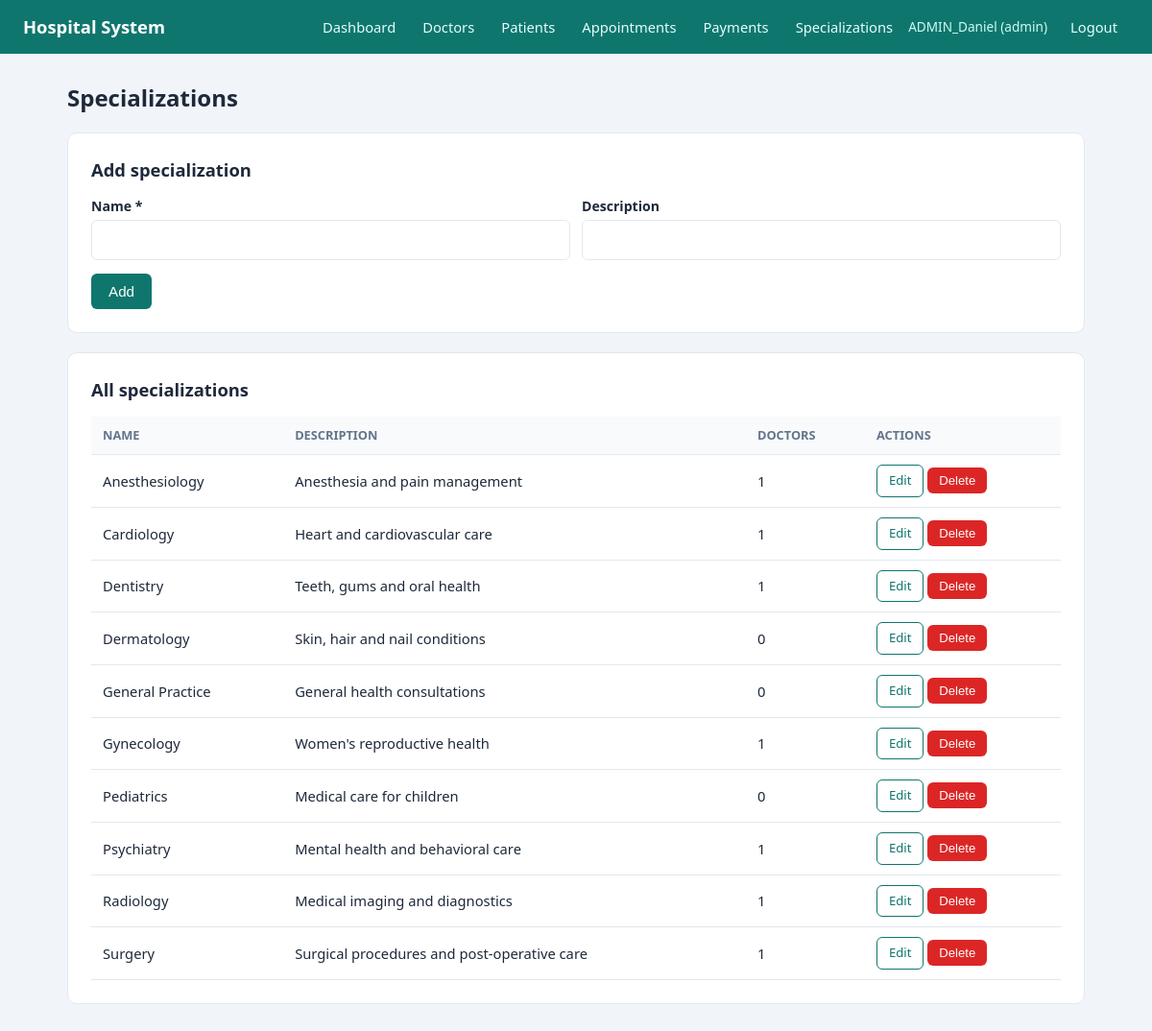
The app's page /admin/specializations.php (signed in) with its own data.
### tables this page shows
CREATE TABLE `specializations` (
  `specialization_id` int(11) NOT NULL,
  `name` varchar(100) NOT NULL,
  `description` text DEFAULT NULL
);

### includes/auth.php (called while the page is built, shortened)
<?php
function e($value): string
{
    return htmlspecialchars((string) $value, ENT_QUOTES, 'UTF-8');
}

### classes/Database.php (called while the page is built, shortened)
<?php
class Database
{
    private static ?Database $instance = null;
    private PDO $conn;
    private function __construct()
    {
        $dsn = "mysql:host=" . DB_HOST . ";dbname=" . DB_NAME . ";charset=utf8mb4";
        $options = [
            PDO::ATTR_ERRMODE            => PDO::ERRMODE_EXCEPTION,
            PDO::ATTR_DEFAULT_FETCH_MODE => PDO::FETCH_ASSOC,
            PDO::ATTR_EMULATE_PREPARES   => false,
        ];
        try {
            $this->conn = new PDO($dsn, DB_USER, DB_PASS, $options);
        } catch (PDOException $e) {
            die("Database connection failed: " . $e->getMessage());
        }
    }
    public static function getInstance(): Database
    {
        if (self::$instance === null) {
            self::$instance = new Database();
        }
        return self::$instance;
    }
    public function query(string $sql, array $params = []): PDOStatement
    {
        $stmt = $this->conn->prepare($sql);
        $stmt->execute($params);
        return $stmt;
    }
    public function fetchAll(string $sql, array $params = []): array
    {
        return $this->query($sql, $params)->fetchAll();
    }
}

### admin/specializations.php (the view, shortened to what this page needs)
<?php
require_once __DIR__ . '/../includes/auth.php';
$db     = Database::getInstance();
$form   = ['name' => '', 'description' => ''];
$editId = (int) ($_GET['edit'] ?? 0);
$list = $db->fetchAll(
    "SELECT s.*, (SELECT COUNT(*) FROM doctors d WHERE d.specialization_id = s.specialization_id) AS doctor_count
     FROM specializations s ORDER BY s.name"
);
$isEdit = $editId > 0;
require __DIR__ . '/../includes/header.php';
?>
<h1 class="page-title">Specializations</h1>
<div class="card">
    <h2><?= $isEdit ? 'Edit specialization' : 'Add specialization' ?></h2>
    <form method="post" action="specializations.php">
        <div class="row">
            <div class="form-group">
                <label>Name *</label>
                <input type="text" name="name" value="<?= e($form['name']) ?>" required>
            </div>
            <div class="form-group">
                <label>Description</label>
                <input type="text" name="description" value="<?= e($form['description'] ?? '') ?>">
            </div>
        </div>
        <button type="submit" class="btn"><?= $isEdit ? 'Save changes' : 'Add' ?></button>
    </form>
</div>
<div class="card">
    <h2>All specializations</h2>
    <div class="table-wrap">
    <table>
        <thead><tr><th>Name</th><th>Description</th><th>Doctors</th><th>Actions</th></tr></thead>
        <tbody>
        <?php foreach ($list as $s): ?>
            <tr>
                <td><?= e($s['name']) ?></td>
                <td><?= e($s['description']) ?></td>
                <td><?= (int) $s['doctor_count'] ?></td>
                <td>
                    <a class="btn btn-sm btn-outline" href="specializations.php?edit=<?= (int) $s['specialization_id'] ?>">Edit</a>
                    <form method="post" action="specializations.php" style="display:inline"
                          onsubmit="return confirm('Delete this specialization?')">
                        <button class="btn btn-sm btn-danger">Delete</button>
                    </form>
                </td>
            </tr>
        <?php endforeach; ?>
        </tbody>
    </table>
    </div>
</div>
<?php require __DIR__ . '/../includes/footer.php'; ?>

### assets/css/style.css (style rules this page uses)
:root { --primary: #0f766e; --primary-dark: #115e59; --bg: #f1f5f9; --card: #ffffff; --text: #1e293b; --muted: #64748b; --border: #e2e8f0; --danger: #dc2626; --success: #16a34a; --warning: #d97706; }
* { box-sizing: border-box; margin: 0; padding: 0; }
body { font-family: "Segoe UI", Arial, sans-serif; background: var(--bg); color: var(--text); line-height: 1.5; }
a { color: var(--primary); text-decoration: none; }
.card { background: var(--card); border: 1px solid var(--border); border-radius: 10px; padding: 24px; margin-bottom: 20px; }
.card h2 { margin-bottom: 14px; font-size: 1.15rem; }
.page-title { margin-bottom: 18px; font-size: 1.5rem; }
.form-group { margin-bottom: 14px; }
label { display: block; font-size: .88rem; font-weight: 600; margin-bottom: 4px; }
input, select, textarea { width: 100%; padding: 10px 12px; border: 1px solid var(--border); border-radius: 6px; font-size: .95rem; font-family: inherit; background: #fff; }
.row { display: grid; grid-template-columns: 1fr 1fr; gap: 12px; }
.btn { display: inline-block; background: var(--primary); color: #fff; border: 0; padding: 10px 18px; border-radius: 6px; font-size: .95rem; cursor: pointer; }
.btn-danger { background: var(--danger); }
.btn-outline { background: transparent; color: var(--primary); border: 1px solid var(--primary); }
.btn-sm { padding: 6px 12px; font-size: .82rem; }
.table-wrap { overflow-x: auto; }
table { width: 100%; border-collapse: collapse; font-size: .92rem; }
th, td { text-align: left; padding: 10px 12px; border-bottom: 1px solid var(--border); }
th { background: #f8fafc; font-size: .8rem; text-transform: uppercase; color: var(--muted); }

### records on screen
specializations: name "Anesthesiology", description "Anesthesia and pain management", doctor_count "1"
specializations: name "Cardiology", description "Heart and cardiovascular care", doctor_count "1"
specializations: name "Dentistry", description "Teeth, gums and oral health", doctor_count "1"
specializations: name "Dermatology", description "Skin, hair and nail conditions", doctor_count "0"
specializations: name "General Practice", description "General health consultations", doctor_count "0"
specializations: name "Gynecology", description "Women's reproductive health", doctor_count "1"
specializations: name "Pediatrics", description "Medical care for children", doctor_count "0"
specializations: name "Psychiatry", description "Mental health and behavioral care", doctor_count "1"
specializations: name "Radiology", description "Medical imaging and diagnostics", doctor_count "1"
specializations: name "Surgery", description "Surgical procedures and post-operative care", doctor_count "1"

### other values on screen
$_SESSION['user_name'] "ADMIN_Daniel"
$role "admin"
